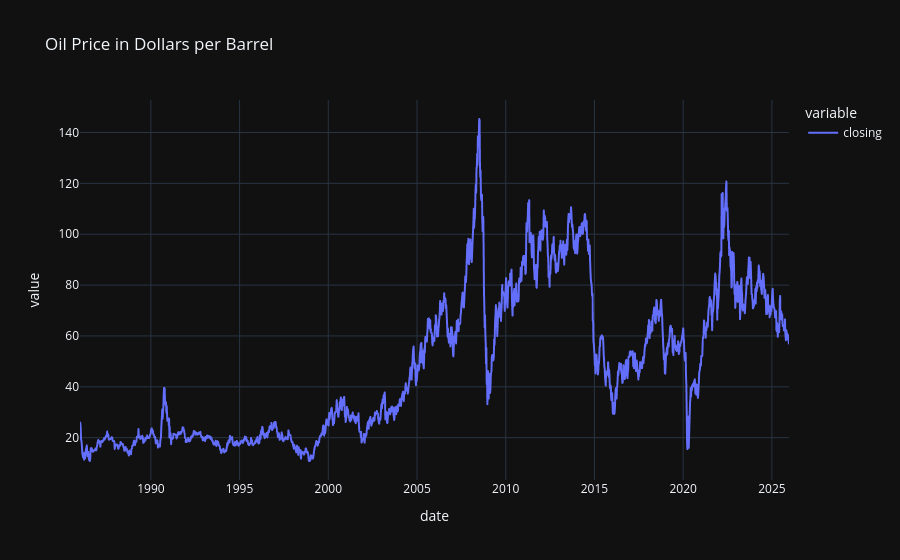

This figure's notebook cell:
### Markdown cell above
### Visualization
#### Time plot

### Code cell
fig = px.line(df2, title='Oil Price in Dollars per Barrel')
fig.show()

### Figure 1 — Plotly figure (JSON) as saved in the notebook; plotly's stock layout.template omitted (floating-point values rounded to 4 significant figures; data arrays with more than 128 entries replaced by an {"elided": "..."} marker saying what was removed)
{"data": [{"hovertemplate": "variable=closing<br>date=%{x}<br>value=%{y}<extra></extra>", "legendgroup": "closing", "line": {"color": "#636efa", "dash": "solid"}, "marker": {"symbol": "circle"}, "mode": "lines", "name": "closing", "showlegend": true, "x": {"elided": "2086 str values"}, "xaxis": "x", "y": {"elided": "2086 float values"}, "yaxis": "y", "type": "scattergl"}], "layout": {"xaxis": {"anchor": "y", "domain": [0.0, 1.0], "title": {"text": "date"}}, "yaxis": {"anchor": "x", "domain": [0.0, 1.0], "title": {"text": "value"}}, "legend": {"title": {"text": "variable"}, "tracegroupgap": 0}, "title": {"text": "Oil Price in Dollars per Barrel"}}}
